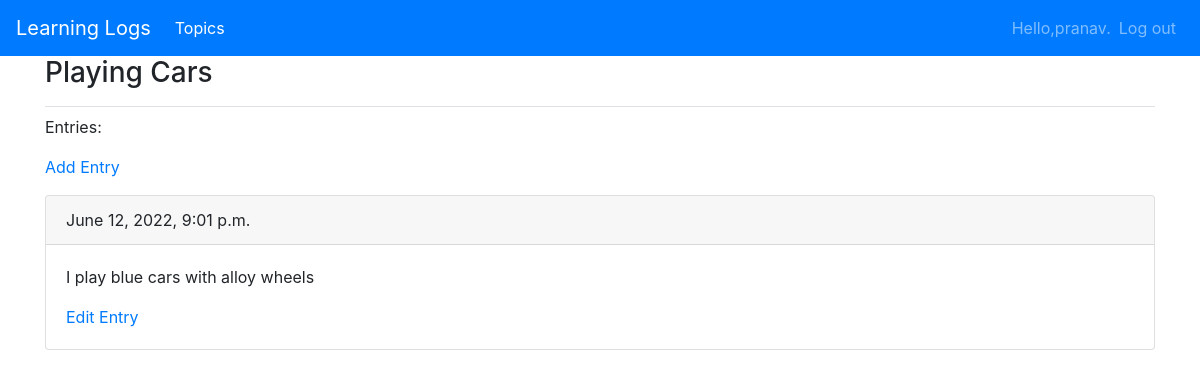
Page /topics/7/ (signed in) on the committed database.
### learning_logs/models.py (models this page shows, shortened)
class Topic(models.Model):
    topic = models.CharField(max_length=100)
    timestamp_added = models.DateTimeField(auto_now_add=True)
    owner = models.ForeignKey(User, on_delete=models.CASCADE)
    def __str__(self):
        return self.topic

class Entry(models.Model):
    topic = models.ForeignKey(Topic,on_delete=models.CASCADE)
    text = models.TextField()
    timestamp_added = models.DateTimeField(auto_now_add=True)
    class Meta:
        verbose_name_plural = "entries"

### learning_logs/views.py (the view)
# urls.py: path('topics/<int:topic_id>/',views.topic,name='topic'),
@login_required
def topic(request,topic_id):
    topic = Topic.objects.get(id=topic_id)
    if topic.owner != request.user:
        raise Http404
    entries = topic.entry_set.order_by('-timestamp_added')
    context = {'topic':topic, 'entries':entries}
    return render(request, 'learning_logs/topic.html', context)

### learning_logs/templates/learning_logs/topic.html
{% extends 'learning_logs/base.html' %}
{% block page_header %}
  <h3>{{topic}}</h3>
{% endblock page_header %}
{% block content %}
  <p> Entries: </p>
  <p>
    <a href = "{% url 'learning_logs:new_entry' topic.id %}"> Add Entry </a>
  </p>
  {% for entry in entries %}
    <div class="card">
      <div class="card-header">
        {{ entry.timestamp_added}}
      </div>
      <div class="card-body">
        <p class="card-text">{{entry.text}}</p>
        <a href ={% url 'learning_logs:edit_entry' entry.id %}>Edit Entry</a>
      </div>
    </div>
    {% empty %}
    <p> There are no Entries for this topic yet. </p>
    {% endfor %}
  {% endblock content %}

### learning_logs/templates/learning_logs/base.html (shortened to what this page needs)
{% load bootstrap4 %}
<!doctype html>
<html lang="en">
<head>
    {% bootstrap_css %}
</head>
<body>
    <nav class="navbar navbar-expand-sm navbar-dark bg-primary">
        <a class="navbar-brand" href="{% url 'learning_logs:index' %}">Learning Logs</a>
        <div class="collapse navbar-collapse" id="collapsibleNavId">
            <ul class="navbar-nav mr-auto mt-2 mt-lg-0">
                <li class="nav-item active">
                    <a class="nav-link" href= "{% url 'learning_logs:topics' %}" >Topics</a>
                </li>
            </ul>
            <ul class="navbar-nav ml-auto">
                {% if user.is_authenticated %}
                    <li class="nav-item">
                        <span class = "navbar-text">Hello,{{user.username}}.</span>
                    </li>
                    <li class="nav-item">
                        <a class="nav-link" href = "{% url 'users:logout' %}">Log out</a>
                    </li>
                {% endif %}
            </ul>
        </div>
    </nav>
    <main role="main" class="container">
        <div class="pb-2 mb-2 border-bottom">
            {% block page_header %}{% endblock page_header %}
        </div>
        <div>
            {% block content %}{% endblock content %}
        </div>
    </main>
</body>
</html>

### rows in the picture
Topic: topic "Playing Cars"
Entry: timestamp_added "June 12, 2022, 9:01 p.m.", text "I play blue cars with alloy wheels"

### other values in the picture
{{ user.username }} "pranav"
